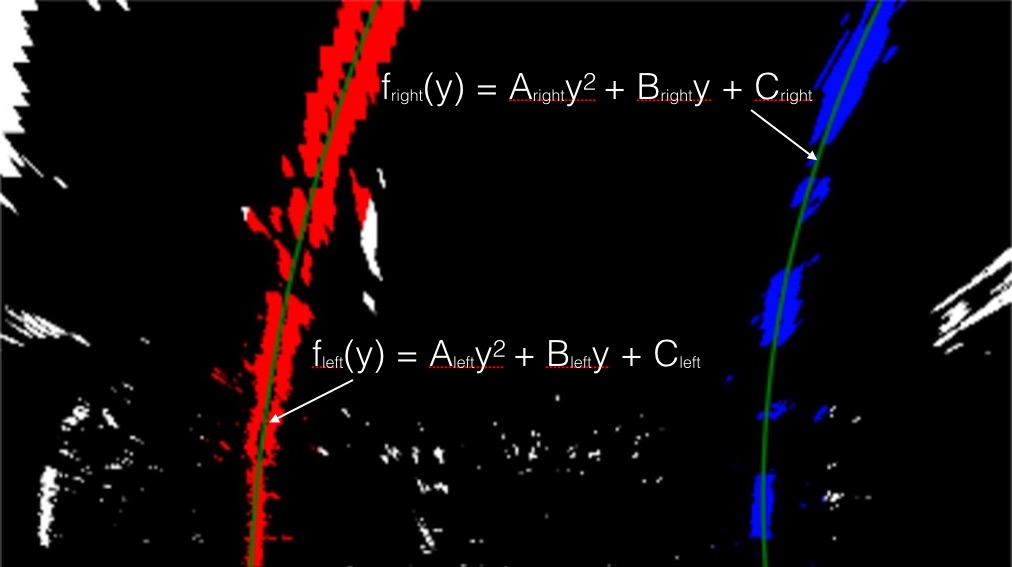
#> input picture CarND-Advanced-Lane-Lines/examples/color_fit_lines.jpg, 1012 x 567 px
$ python -i util.py   (imports and definitions only)   (older library calls are emulated)
#> lines starting #> are read from the running program, lines starting #| are printed output that depends on the picture; after the words box and inside, x2 and y2 are one past the last pixel; in counts of white or black regions, pixels touching at a corner belong together

# coding: utf-8

# In[1]:


import numpy as np
import cv2


# In[2]:


# [4 lines left out: function undistort, not called in this run]


# In[3]:


def get_sobel_mask(gray, ksize=5, thresh=(20, 100), orient='x'):
    if orient=='x':
        sobel = cv2.Sobel(gray, cv2.CV_64F, 1, 0, ksize=ksize)
    else:
        sobel = cv2.Sobel(gray, cv2.CV_64F, 0, 1, ksize=ksize)
    abs_sobel = np.absolute(sobel)
    scaled_sobel = np.uint8(255*abs_sobel/np.max(abs_sobel))
    sbinary = np.zeros_like(scaled_sobel)
    sbinary[(scaled_sobel>=thresh[0]) & (scaled_sobel<=thresh[1])] = 1
    return abs_sobel, sbinary


# In[4]:


def sobel_thresholding(image):
    gray = cv2.cvtColor(image, cv2.COLOR_RGB2GRAY)
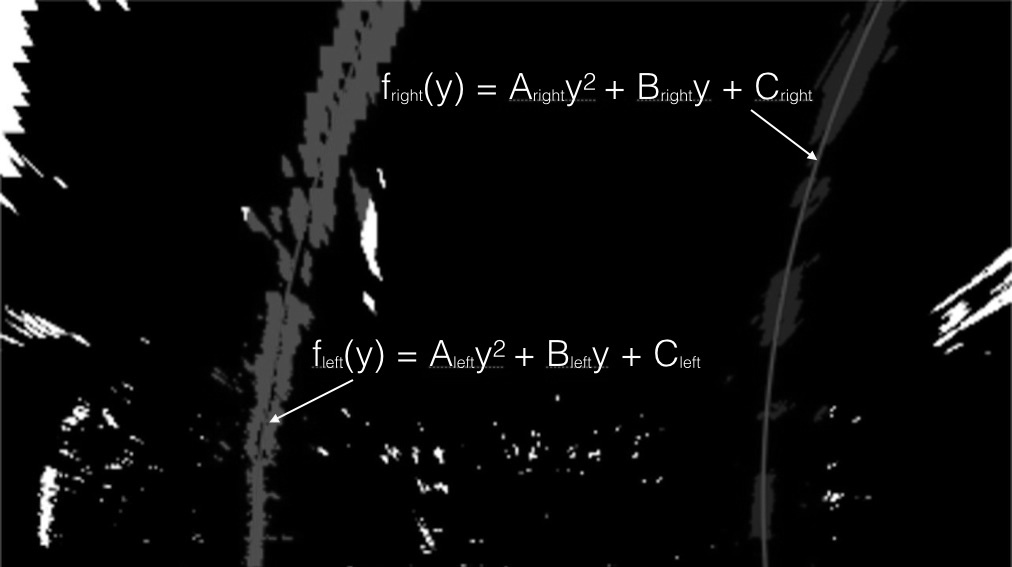
#> gray: shape (567, 1012); min 0, max 255, mean 10.8
    abs_sobel_x, sbinary_x = get_sobel_mask(gray, thresh=(15, 255), orient='x')
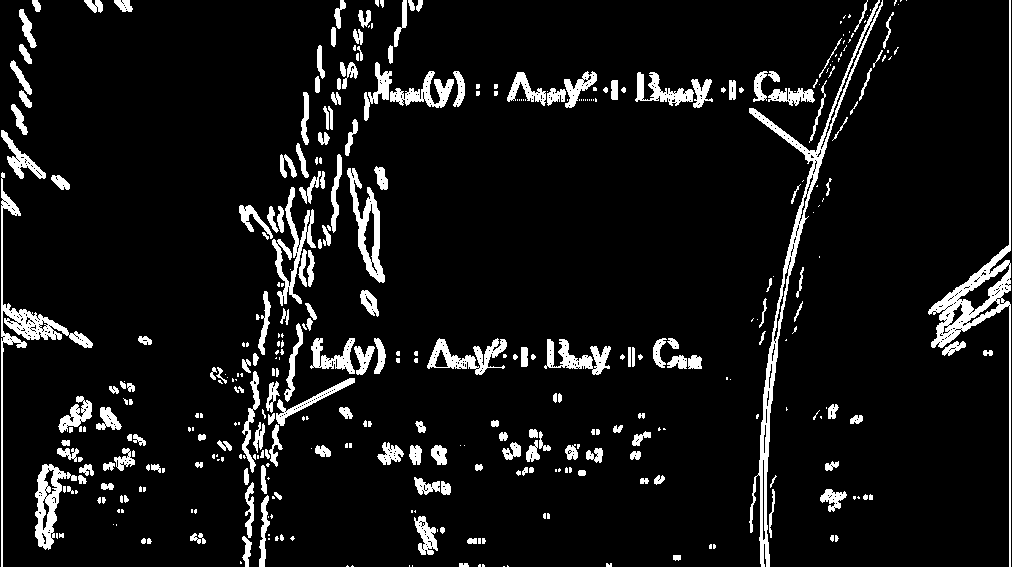
#> sbinary_x: shape (567, 1012); values 0 (black) and 1 (white), 8.1% white; 391 white regions (178 under 20 px), largest, box (x1, y1, x2, y2) and area: (749, 0, 883, 567) 4563, (928, 0, 1011, 567) 3840, (1, 172, 93, 567) 2530
    abs_sobel_y, sbinary_y = get_sobel_mask(gray, thresh=(0, 150), orient='y')
#> call 2 of get_sobel_mask, with ksize = 5, thresh = (0, 150), orient = 'y'
#> in get_sobel_mask (call 2), `sobel = cv2.Sobel(gray, cv2.CV_64F, 0, 1, ksize=ksize)`:
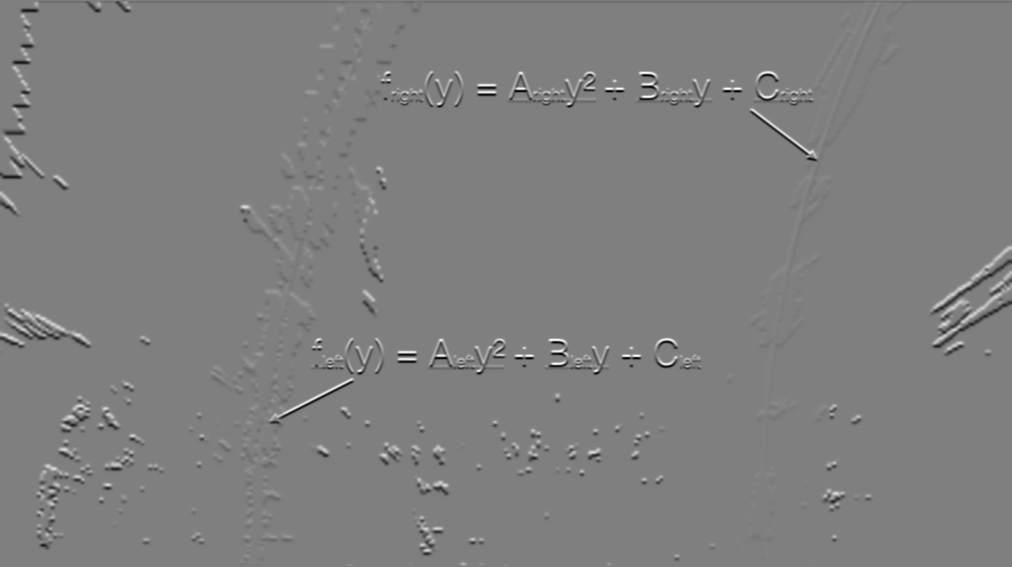
#> sobel: shape (567, 1012) float64; min -12189, max 12203, mean -8.8; drawn with min black and max white
#> in get_sobel_mask (call 2), `abs_sobel = np.absolute(sobel)`:
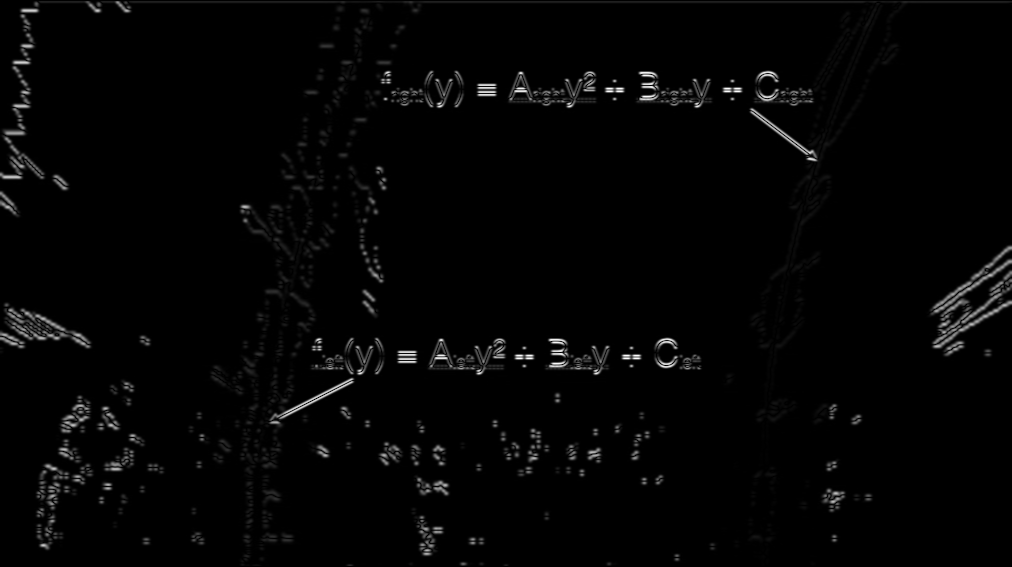
#> abs_sobel: shape (567, 1012) float64; min 0, max 12203, mean 209; drawn with min black and max white
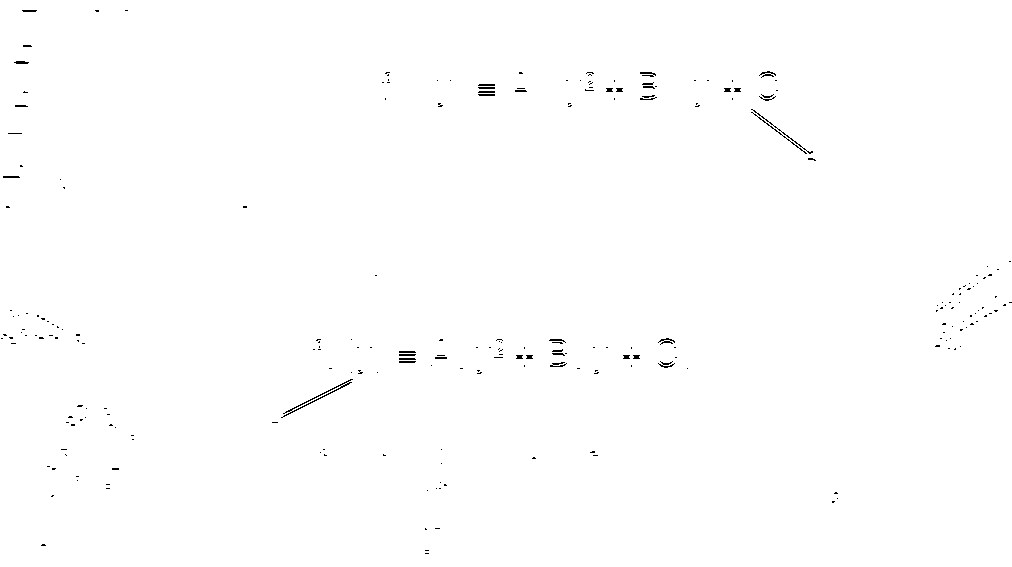
#> sbinary_y: shape (567, 1012); values 0 (black) and 1 (white), 99.6% white; black in thin lines or dots
    angle_rad = np.arctan2(abs_sobel_y, abs_sobel_x)
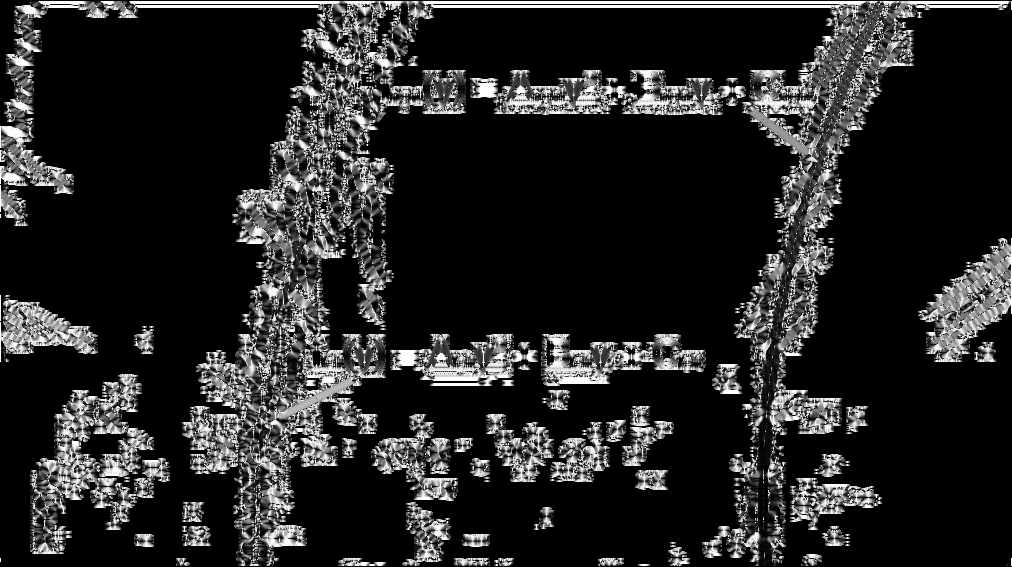
#> angle_rad: shape (567, 1012) float64; min 0, max 1.57, mean 0.23; drawn with min black and max white

    thresh_angle = np.radians((30, 90))
    sbinary_angle = np.zeros_like(sbinary_x)
    sbinary_angle[(angle_rad>=thresh_angle[0]) & (angle_rad<=thresh_angle[1])] = 1

    mask = np.zeros_like(sbinary_angle)
    mask[(sbinary_x==1) & (sbinary_y==1) & (sbinary_angle==1)] = 1
    return mask


# In[ ]:


# [63 lines left out: functions color_thresholding, region_of_interest, crop_top_image, warp, not called in this run]


# In[ ]:


class Lane:
    def __init__(self):
        self.right_fit = None
        self.left_fit = None

    # [144 lines left out: functions find_curvature, find_offset, find_lines, init_lane_lines, not called in this run]

>>> import cv2
>>> picture = cv2.cvtColor(cv2.imread('examples/color_fit_lines.jpg'), cv2.COLOR_BGR2RGB)
>>> result = sobel_thresholding(picture)
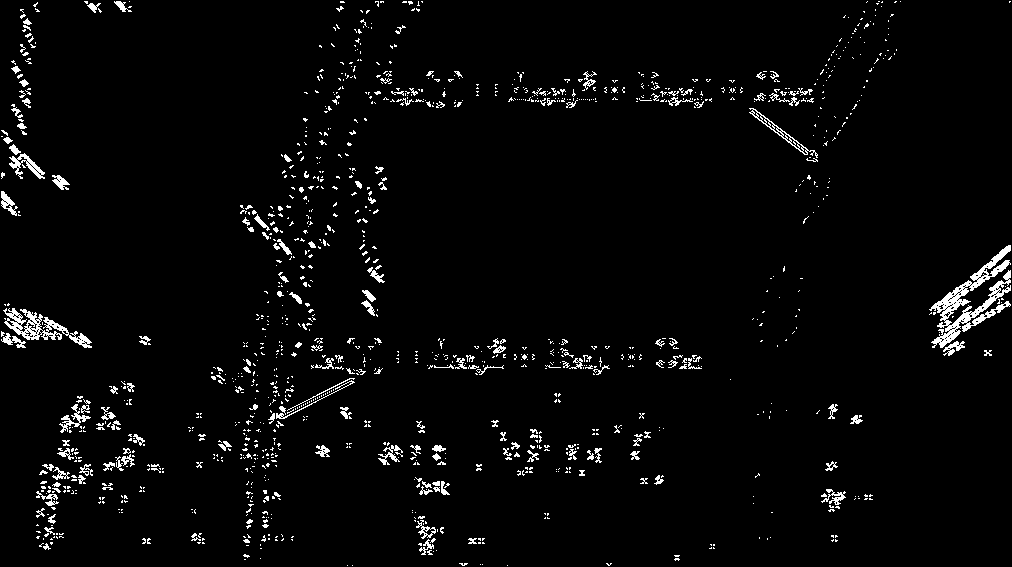
#> result: shape (567, 1012); values 0 (black) and 1 (white), 3.1% white in thin lines or dots
